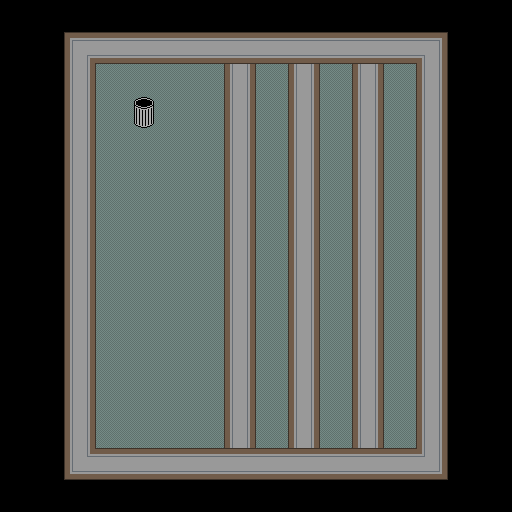

This is a level from a 2D game, rendered from its Tiled map with the project's own tilesets. A one-line summary and the complete map file follow:
An orthogonal 16x16 tile map with 32x32 px tiles, 2 tile layers (Tile Layer 1, Tile Layer 2) and 15 objects.

<map version="1.2" tiledversion="1.2.0" orientation="orthogonal" renderorder="right-down" width="16" height="16" tilewidth="32" tileheight="32" infinite="0" nextlayerid="7" nextobjectid="18">
 <tileset firstgid="1" source="oltile.tsx" />
 <layer id="1" name="Tile Layer 1" width="16" height="16">
  <data encoding="csv">
0,0,0,0,0,0,0,0,0,0,0,0,0,0,0,0,
0,0,0,0,0,0,0,0,0,0,0,0,0,0,0,0,
0,0,0,17,17,17,17,17,17,17,17,17,17,0,0,0,
0,0,0,17,17,17,17,17,17,17,17,17,17,0,0,0,
0,0,17,17,17,17,17,17,17,17,17,17,17,0,0,0,
0,0,17,17,17,17,17,17,17,17,17,17,17,0,0,0,
0,0,0,17,17,17,17,17,17,17,17,17,17,0,0,0,
0,0,0,17,17,17,17,17,17,17,17,17,17,0,0,0,
0,0,0,17,17,17,17,17,17,17,17,17,17,0,0,0,
0,0,0,17,17,17,17,17,17,17,17,17,17,0,0,0,
0,0,0,17,17,17,17,17,17,17,17,17,17,0,0,0,
0,0,0,17,17,17,17,17,17,17,17,17,17,0,0,0,
0,0,0,17,17,17,17,17,17,17,17,17,17,0,0,0,
0,0,17,17,17,17,17,17,17,17,17,17,17,0,0,0,
0,0,0,0,0,0,0,0,0,0,17,17,17,0,0,0,
0,0,0,0,0,0,0,0,0,0,0,0,0,0,0,0
</data>
 </layer>
 <objectgroup id="3" name="Walls">
  <object id="5" x="64" y="31" width="384" height="31" />
  <object id="6" x="417" y="26" width="33" height="457" />
  <object id="7" x="55" y="449" width="398" height="35" />
  <object id="8" x="60" y="19" width="36" height="472" />
  <object id="9" x="56" y="19" width="396" height="44" />
  <object id="10" x="224" y="32" width="31" height="455" />
  <object id="12" x="288" y="40" width="33" height="453" />
  <object id="13" x="352" y="43" width="32" height="450" />
 </objectgroup>
 <objectgroup id="4" name="Ghosts">
  <object id="4" x="334" y="249">
   <point />
  </object>
  <object id="14" x="388" y="424">
   <point />
  </object>
  <object id="15" x="303" y="112">
   <point />
  </object>
  <object id="16" x="311" y="353">
   <point />
  </object>
  <object id="17" x="411" y="158">
   <point />
  </object>
 </objectgroup>
 <objectgroup id="5" name="Hero">
  <object id="2" x="146" y="413">
   <point />
  </object>
 </objectgroup>
 <objectgroup id="6" name="Start/End">
  <object id="1" x="127" y="95" width="33" height="33" />
 </objectgroup>
 <layer id="2" name="Tile Layer 2" width="16" height="16">
  <data encoding="csv">
0,0,0,0,0,0,0,0,0,0,0,0,0,0,0,0,
0,0,11,27,27,27,27,27,27,27,27,27,27,12,0,0,
0,0,28,0,0,0,0,28,0,28,0,28,0,28,0,0,
0,0,28,0,22,0,0,28,0,28,0,28,0,28,0,0,
0,0,28,0,0,0,0,28,0,28,0,28,0,28,0,0,
0,0,28,0,0,0,0,28,0,28,0,28,0,28,0,0,
0,0,28,0,0,0,0,28,0,28,0,28,0,28,0,0,
0,0,28,0,0,0,0,28,0,28,0,28,0,28,0,0,
0,0,28,0,0,0,0,28,0,28,0,28,0,28,0,0,
0,0,28,0,0,0,0,28,0,28,0,28,0,28,0,0,
0,0,28,0,0,0,0,28,0,28,0,28,0,28,0,0,
0,0,28,0,0,0,0,28,0,28,0,28,0,28,0,0,
0,0,28,0,0,0,0,28,0,28,0,28,0,28,0,0,
0,0,28,0,0,0,0,28,0,28,0,28,0,28,0,0,
0,0,9,27,27,27,27,27,27,27,27,27,27,10,0,0,
0,0,0,0,0,0,0,0,0,0,0,0,0,0,0,0
</data>
 </layer>
</map>
